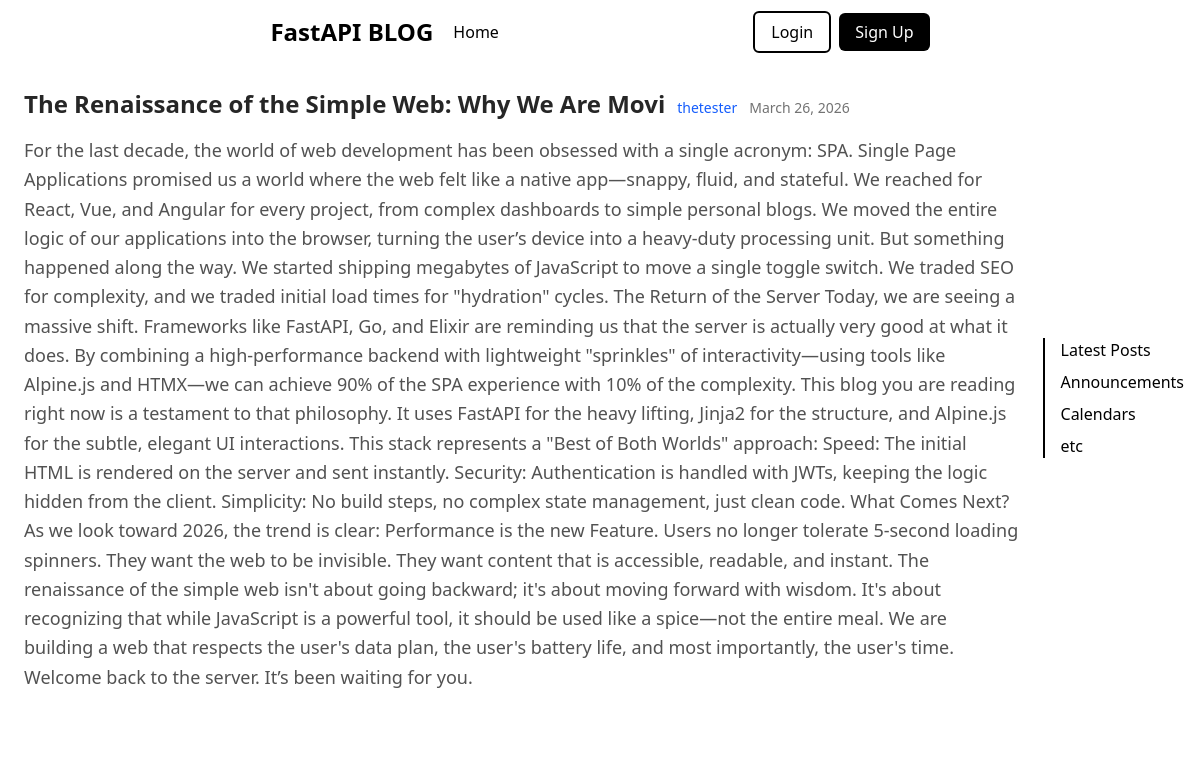
The page /posts/4 on the database its author committed.
### models.py (models this page shows, shortened)
class User(Base):
    __tablename__ = "users"
    id: Mapped[int] = mapped_column(Integer, primary_key=True, index=True)
    username: Mapped[str] = mapped_column(String(50), unique=True, nullable=False)
    email: Mapped[str] = mapped_column(String(120), unique=True, nullable=False)
    password_hash: Mapped[str] = mapped_column(String(200), unique=True, nullable=False)
    image_file: Mapped[str | None] = mapped_column(
            String(200),
            nullable=True,
            default=None,
    )
    posts: Mapped[list[Post]] = relationship(back_populates="author", cascade="all, delete-orphan")

class Post(Base):
    __tablename__ = "posts"
    id: Mapped[int] = mapped_column(Integer, primary_key=True, index=True)
    title: Mapped[str] = mapped_column(String(100), nullable=False)
    content: Mapped[str] = mapped_column(Text, nullable=False)
    user_id: Mapped[int] = mapped_column(
            ForeignKey("users.id"),
            nullable=False,
            index=True,
    )
    date_posted: Mapped[datetime] = mapped_column(
            DateTime(timezone=True),
            default=lambda : datetime.now(UTC),
    )
    author: Mapped[User] = relationship(back_populates="posts")

### main.py (the view)
@app.get("/posts/{post_id}", include_in_schema=False, name="post")
async def post_page(request: Request, post_id: int, db: Annotated[AsyncSession, Depends(get_db)]):
    result = await db.execute(select(models.Post).options(selectinload(models.Post.author)).where(models.Post.id == post_id))
    post = result.scalars().first()
    if post:
        title = post.title[:50]
        return templates.TemplateResponse(request, "pages/post.html", {"post": post, "title": title})
    raise HTTPException(status_code=status.HTTP_404_NOT_FOUND, detail="Post not found")

### templates/pages/post.html (shortened to what this page needs)
{% extends "layouts/blank.html" %}
{% block content %}
<div x-data="{
        user: null,
        postId: {{ post.id }},
        postTitleToDelete: '{{ post.title }}',
        userId: {{ post.user_id }} }"
        x-init="
            if (window.getCurrentUser) {
                user = await getCurrentUser();
            } else {
                window.addEventListener('auth-ready', async () => {
                    user = await getCurrentUser();
                });
            }
        "
    class="flex flex-col rounded-xl p-6 bg-white">
  <div class="flex gap-3 items-baseline">
    <p class="font-bold text-neutral-800 text-2xl hover:underline cursor-pointer">{{ title }}</p>
    <a href={{ url_for("user_posts", user_id=post.author.id)}} class="text-sm text-blue-600 hover:text-blue-800 transition-colors">{{ post.author.username }}</a>
    <p class="text-sm font-light text-neutral-500">{{ post.date_posted.strftime("%B %d, %Y") }}</p>
  </div>
  <div class="py-4">
    <p class="text-lg text-neutral-600 leading-relaxed">{{ post.content }}</p>
  </div>
</div>
{% endblock %}

### rows shown on the page
User: author.username "thetester"
Post: date_posted "March 26, 2026", content "For the last decade, the world of web development has been obsessed with a single acronym: SPA. Single Page Applications promised us a world where the web felt like a native app—snappy, fluid, and stateful. We reached for React, Vue, and Angular for every project, from complex dashboards to simple personal blogs. We moved the entire logic of our applications into the browser, turning the user’s device into a heavy-duty processing unit. But something happened along the way. We started shipping megabytes of JavaScript to move a single toggle switch. We traded SEO for complexity, and we traded initial load times for \"hydration\" cycles. The Return of the Server Today, we are seeing a massive…"

### other values the page prints
{{ title }} "The Renaissance of the Simple Web: Why We Are Movi"
